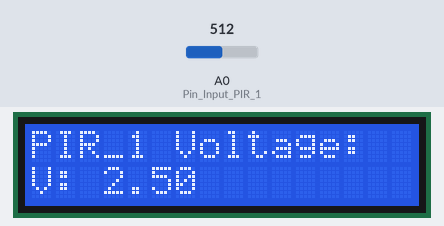
Bench run of a sketch on a simulated Arduino Uno, built with avr-gcc and run on an emulated ATmega328P. On the bench: 16×2 character LCD. The test bench sets the inputs (shaded band); at power-on: A0 (Pin_Input_PIR_1) = 512. What the sketch prints to the serial monitor is not drawn.

Above: at 1.2 s.
1.3 s: A0 (Pin_Input_PIR_1) set to 716
At 2.0 s:
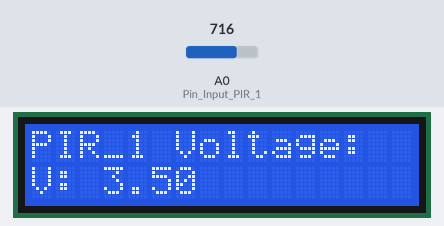
2.9 s: A0 (Pin_Input_PIR_1) set to 900
At 4.0 s:
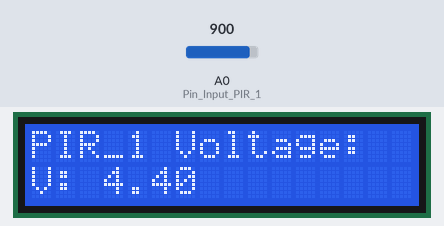
4.6 s: A0 (Pin_Input_PIR_1) set to 1023
At 5.9 s:
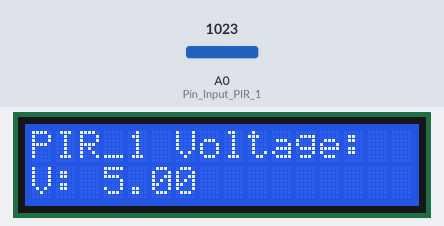
Timing chart, 0 to 7.6 s (numbered marks = the images above; inputs shaded):
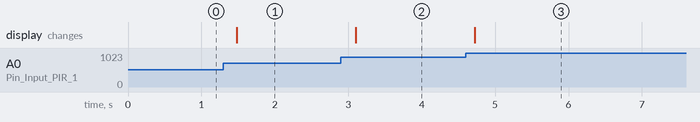

Measured:
- after the input at 1.3 s, the display: changes after 0.18 s (image 1)
- after the input at 2.9 s, the display: changes after 0.20 s (image 2)
- after the input at 4.6 s, the display: changes after 0.12 s (image 3)

The sketch:

LCD_Screen_ino.ino
```cpp
#include <LiquidCrystal.h>

// LCD pins: RS, E, D4, D5, D6, D7
LiquidCrystal lcd(12, 11, 5, 4, 3, 2);

const int Pin_Input_PIR_1 = A0;
const float input_voltage = 5.0;

void setup() {
  pinMode(Pin_Input_PIR_1, INPUT);
  Serial.begin(9600);

  lcd.begin(16, 2);
  lcd.print("PIR_1 Voltage:");
}

void loop() {
  float input_value_1 = analogRead(Pin_Input_PIR_1) * (input_voltage / 1023.0);
  Serial.println(input_value_1);

  lcd.setCursor(0, 1); // Second row
  lcd.print("V: ");
  lcd.print(input_value_1, 2); // 2 decimal places
  lcd.print("     "); // Clear trailing digits

  delay(200);
}
```
